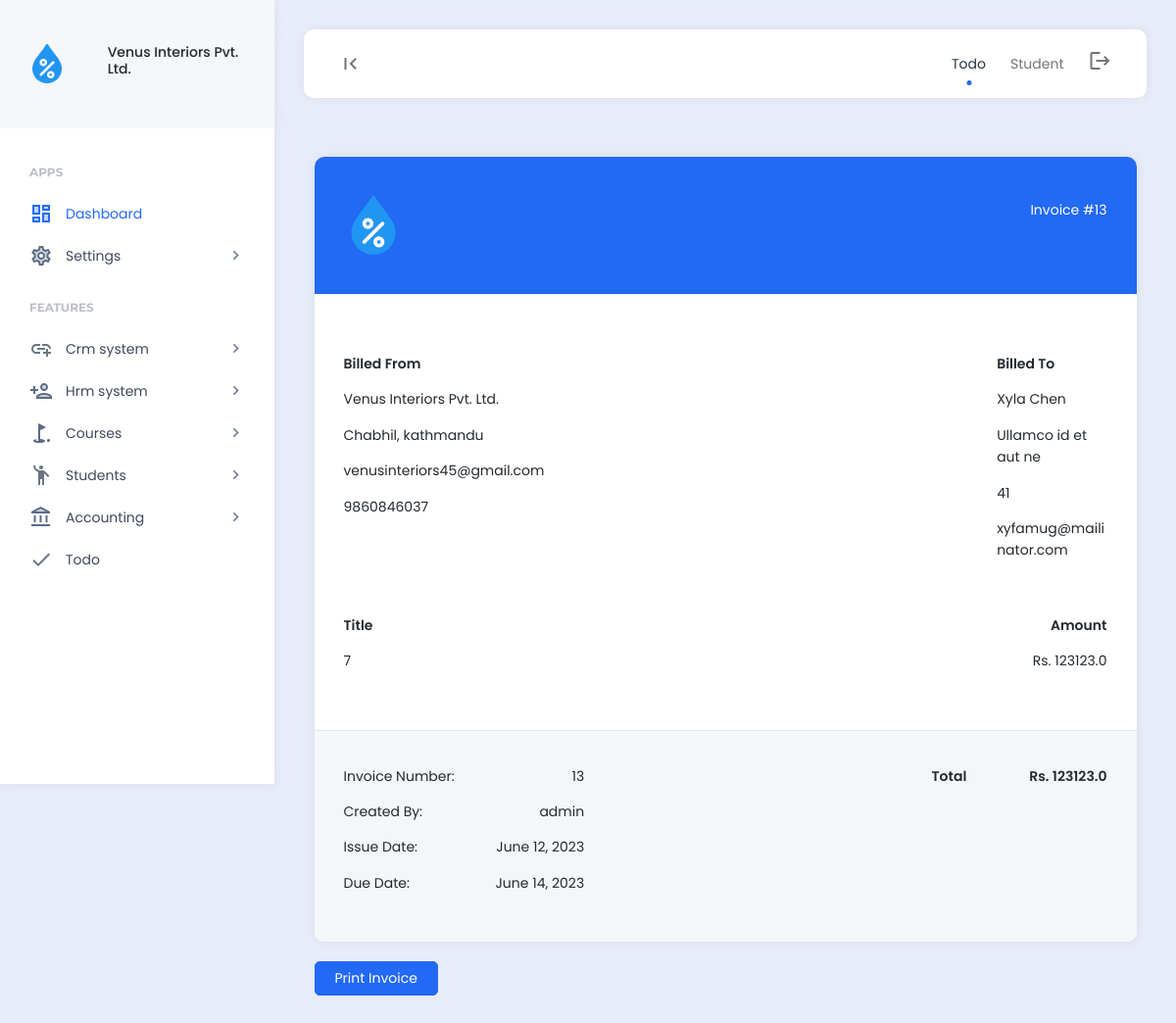
Before: /view_invoice/13 (signed in) with the older database file.
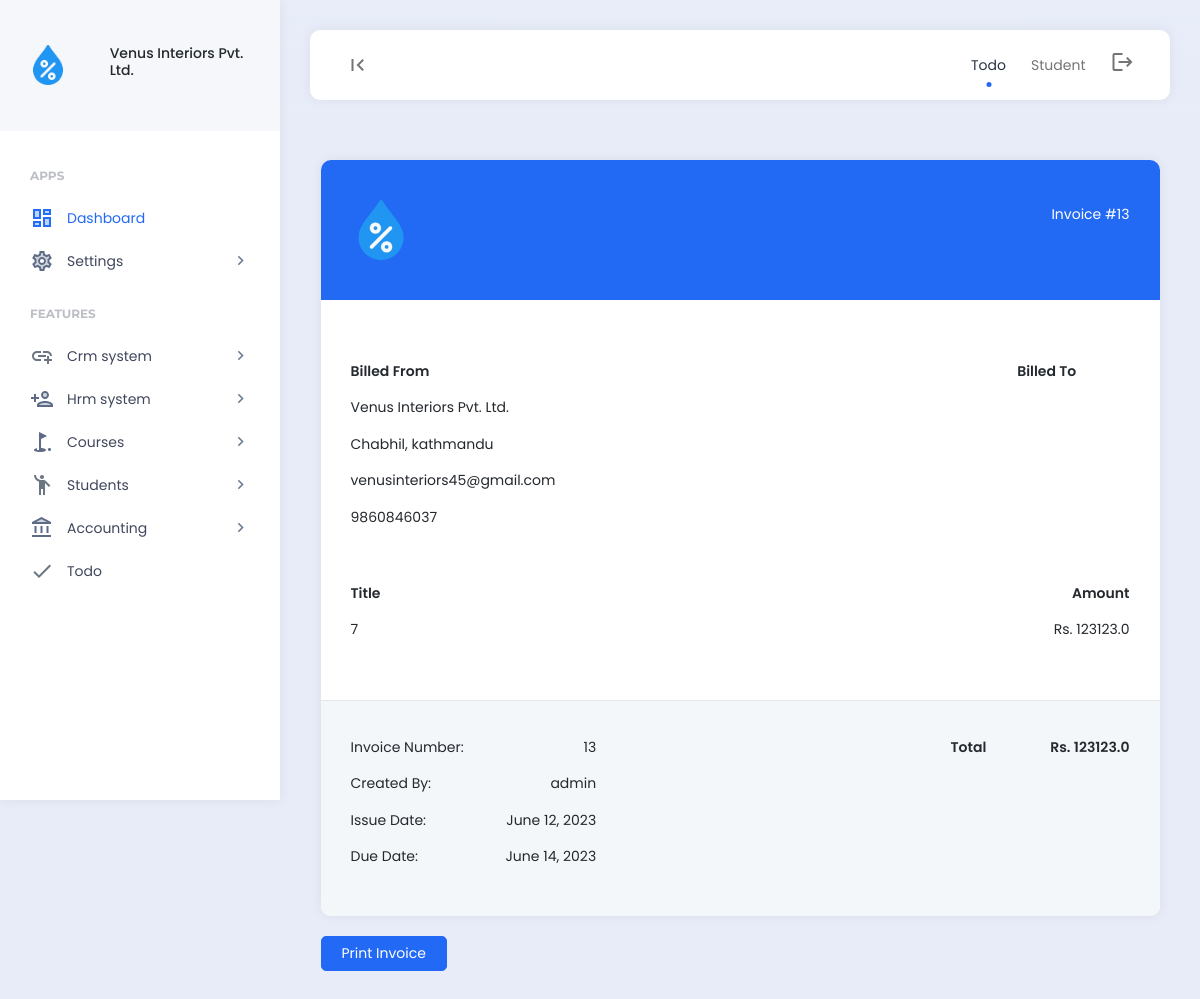
After: the same page with the newer database file.
### features/models.py (models this page shows, shortened)
class Company(models.Model):
    company_name = models.CharField(max_length=255)
    company_address = models.CharField(max_length=255)
    company_email = models.CharField(max_length=255)
    company_contact_number = models.CharField(max_length=255)
    company_logo = models.ImageField(upload_to='company_images/')
    payment_terms = models.TextField()
    created = models.DateField(auto_now_add=True)
    class Meta:
        verbose_name_plural = "03. Company Setup"

### finance/models.py (models this page shows, shortened)
class Invoice(models.Model):
    student = models.ForeignKey(Student, on_delete=models.SET_NULL, null = True)
    misc_name = models.CharField(max_length=255,null = True, blank = True)
    misc_amount = models.FloatField(null = True, blank = True)
    discount = models.FloatField(null = True, blank = True)
    remarks = models.CharField(max_length = 255, null = True, blank = True)
    created_by = models.CharField(max_length = 255, null = True, blank = True)
    due_date = models.DateField()
    invoice_amount = models.FloatField(null = True, blank = True)
    created = models.DateField(auto_now_add=True)
    class Meta:
        verbose_name_plural = "01. Invoices"

class InvoiceCourse(models.Model):
    invoice = models.ForeignKey(Invoice, on_delete=models.SET_NULL, null = True)
    course = models.CharField(max_length=255, null = True, blank=True)
    course_price = models.FloatField()
    def __str__(self):
        return self.course

### student/models.py (models this page shows, shortened)
class Student(models.Model):
    user = models.OneToOneField(User, on_delete=models.CASCADE)
    address = models.CharField(max_length=255)
    contact = models.CharField(max_length=100)
    enrollment_type = models.ForeignKey(EnrollmentType, on_delete=models.SET_NULL, null=True, blank=True)
    source = models.ForeignKey(StudentSource, on_delete=models.SET_NULL, null=True, blank=True)
    stage = models.ForeignKey(StudentStage, on_delete=models.SET_NULL, null=True, blank=True)
    assigned_to = models.ManyToManyField(Employee)
    course = models.ManyToManyField(Course)
    log_status = models.BooleanField(default=True)
    active = models.BooleanField(default=True)
    date_modified = models.DateTimeField(auto_now=True)
    created = models.DateTimeField(auto_now_add=True)
    class Meta:
        verbose_name_plural = "02. Student"

### finance/views.py (the view)
# urls.py: path("view_invoice/<int:id>", views.view_invoice, name="view_invoice"),
def view_invoice(request, id):
    if 'read_finance' in custom_data_views(request):
        invoice = Invoice.objects.get(id=id)
        course = InvoiceCourse.objects.filter(invoice_id=id)
        print('hello')
        print(course)
        context = {
            'course':course,
            'invoice': invoice,
        }
        return render(request, 'finance/view_invoice.html', context)
    else:
        messages.info(request, "Unauthorized access.")
        return redirect('home')

### templates/finance/view_invoice.html (shortened to what this page needs)
{% load static %}
{% include 'header.html' %}
<div class="app-content">
    <div class="content-wrapper">
        <div class="container">
            <div class="row">
                <div class="col">
                    <div class="card invoice" id='printMe'>
                        <div class="card-body">
                            <div class="invoice-header">
                                <div class="row">
                                    <div class="col-9">
                                        <img src="{{company.company_logo.url}}" alt="{{company.company_name}}" height="60">
                                    </div>
                                    <div class="col-3">
                                        <span class="invoice-issue-date">Invoice #{{invoice.id}}</span>
                                    </div>
                                </div>
                            </div>
                            <div class="row invoice-summary">
                                <div class="col-lg-4">
                                    <div class="invoice-info">
                                        <p class="bold">Billed From </p>
                                        <p>{{company.company_name}}</p>
                                        <p>{{company.company_address}}</p>
                                        <p>{{company.company_email}}</p>
                                        <p>{{company.company_contact_number}}</p>
                                    </div>
                                </div>
                                <div class="col-lg-6"></div>
                                <div class="col-lg-2">
                                    <div class="invoice-info">
                                        <p class="bold">Billed To </p>
                                        <p>{{invoice.student.user.first_name}} {{invoice.student.user.last_name}}</p>
                                        <p>{{invoice.student.address}}</p>
                                        <p>{{invoice.student.contact}}</p>
                                        <p>{{invoice.student.user.email}}</p>
                                    </div>
                                </div>
                            </div>
                            <div class="row invoice-summary">
                                <div class="col-lg-12">
                                    <div class="invoice-info">
                                        <p  class="bold">Title<span>Amount</span></p>
                                        {% for course in course %}
                                        <p>{{course.course}}<span>Rs. {{course.course_price}}</span></p>
                                        {% endfor %}
                                    </div>
                                </div>
                            </div>
                        </div>
                        <div class="card-footer">
                            <div class="row invoice-summary">
                                <div class="col-lg-4">
                                    <div class="invoice-info">
                                        <p>Invoice Number: <span>{{invoice.id}}</span></p>
                                        <p>Created By: <span>{{invoice.created_by}}</span></p>
                                        <p>Issue Date: <span>{{invoice.created}}</span></p>
                                        <p>Due Date: <span>{{invoice.due_date}}</span></p>
                                    </div>
                                </div>
                                <div class="col-lg-5"></div>
                                <div class="col-lg-3">
                                    <div class="invoice-info">
                                        <p class="bold">Total <span>Rs. {{invoice.invoice_amount}}</span></p>
                                    </div>
                                </div>
                            </div>
                        </div>
                    </div>
                    <div class="invoice-info-actions">
                        <a class="btn btn-primary" type="button"  onclick="printDiv('printMe')">Print Invoice</a>
                    </div>
                </div>
            </div>
        </div>
    </div>
</div>
{% include 'footer.html' %}

### templates/header.html (shortened to what this page needs)
{% load static %}
<body>
    {% include 'nav_links.html' %}
    <div class="app align-content-stretch d-flex flex-wrap">
        <div class="app-sidebar">
            <div class="logo d-flex align-items-center">
                <div class="row">
                    <div class="col-2">
                        <img src="{{company.company_logo.url}}" height="40">
                    </div>
                    <div class="col-2"></div>
                    <div class="col-8">
                        <div class="sidebar-user-switcher user-activity-online">
                            <h6>{{company.company_name}}</h6>
                        </div>
                    </div>
                </div>
            </div>
            <div class="app-menu">
                <ul class="accordion-menu">
                    <li class="sidebar-title">
                        Apps
                    </li>
                    <li class="active-page">
                        <a href="{% url 'home' %}" class="active"><i class="material-icons-two-tone">dashboard</i>Dashboard</a>
                    </li>
                    <li>
                        <a href=""><i class="material-icons-two-tone">settings</i>Settings<i class="material-icons has-sub-menu">keyboard_arrow_right</i></a>
                    </li>
                    <li class="sidebar-title">
                        Features
                    </li>
                    <li>
                        <a href=""><i class="material-icons-two-tone">add_link</i>Crm system<i class="material-icons has-sub-menu">keyboard_arrow_right</i></a>
                    </li>
                    <li>
                        <a href=""><i class="material-icons-two-tone">person_add</i>Hrm system<i class="material-icons has-sub-menu">keyboard_arrow_right</i></a>
                    </li>
                    <li>
                        <a href=""><i class="material-icons-two-tone">golf_course</i>Courses<i class="material-icons has-sub-menu">keyboard_arrow_right</i></a>
                    </li>
                    <li>
                        <a href="#"><i class="material-icons-two-tone">emoji_people</i>Students<i class="material-icons has-sub-menu">keyboard_arrow_right</i></a>
                    </li>
                    <li>
                        <a href="#"><i class="material-icons-two-tone">account_balance</i>Accounting<i class="material-icons has-sub-menu">keyboard_arrow_right</i></a>
                    </li>
                    <li>
                        <a href="{% url 'todo' %}"><i class="material-icons-two-tone">done</i>Todo</a>
                    </li>
                </ul>
            </div>
        </div>
        <div class="app-container">
            <div class="app-header">
                <nav class="navbar navbar-light navbar-expand">
                    <div class="container-fluid">
                        <div class="navbar-nav" id="navbarNav">
                            <ul class="navbar-nav">
                                <li class="nav-item">
                                    <a class="nav-link hide-sidebar-toggle-button" href="#"><i class="material-icons">first_page</i></a>
                                </li>
                            </ul>
                        </div>
                        <div class="d-flex">
                            <ul class="navbar-nav">
                                <li class="nav-item hidden-on-mobile">
                                    <a class="nav-link active" href="{% url 'todo' %}">Todo</a>
                                </li>
                                <li class="nav-item hidden-on-mobile">
                                    <a class="nav-link" href="{% url 'student' %}">Student</a>
                                </li>
                                <li class="nav-item">
                                    <a class="nav-link" href="{% url 'logout' %}"><i class="material-icons">logout</i></a>
                                </li>
                            </ul>
                        </div>
                    </div>
                </nav>
            </div>

### templates/nav_links.html (shortened to what this page needs)
{% load static %}
<!DOCTYPE html>
<html lang="en">
<head>
    <link href="{% static 'assets/plugins/bootstrap/css/bootstrap.min.css' %}" rel="stylesheet">
    <link href="{% static 'assets/plugins/perfectscroll/perfect-scrollbar.css' %}" rel="stylesheet">
    <link href="{% static 'assets/plugins/pace/pace.css' %}" rel="stylesheet">
    <link href="{% static 'assets/plugins/datatables/datatables.min.css' %}" rel="stylesheet">
    <link href="{% static 'assets/css/main.min.css' %}" rel="stylesheet">
    <link href="{% static 'assets/css/custom.css'%}" rel="stylesheet">
    <link href="{% static 'assets/plugins/highlight/styles/github-gist.css' %}" rel="stylesheet">
    <link href="{% static 'assets/plugins/summernote/summernote-lite.min.css' %}" rel="stylesheet">
    <link href="{% static 'assets/plugins/select2/css/select2.min.css' %}" rel="stylesheet">
</head>

### templates/footer.html (shortened to what this page needs)
</div>
</div>
 {% load static %}
</body>
</html>

Changed rows visible on the page:
changed Invoice "admin": student.user.first_name "Xyla" → (not shown); student.user.last_name "Chen" → (not shown); student.address "Ullamco id et aut ne" → (not shown); student.contact "41" → (not shown); student.user.email "xyfamug@mailinator.com" → (not shown)
